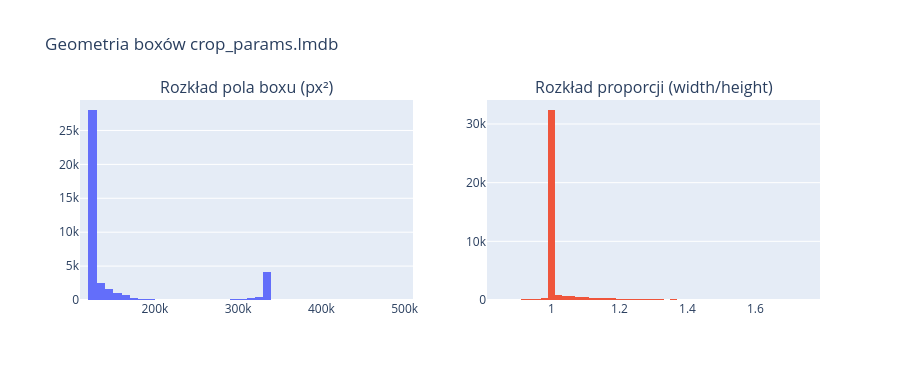

This figure's notebook cell:
### Markdown cell above
### Faza 6b — Jakość kadrowania (crop_params.lmdb)

Analiza geometryczna ramek z YOLO: pole powierzchni, proporcje, wartości paddingu.
Nie ma explicit 'confidence' — jakość wyprowadzamy z geometrii boxu.

### Code cell
import lmdb
import msgpack

LMDB_PATH = "./data/crop_params.lmdb"  # output of step 05

env = lmdb.open(LMDB_PATH, readonly=True, lock=False)
crop_data = []
with env.begin() as txn:
    for key_bytes, val_bytes in txn.cursor():
        key = key_bytes.decode()
        val = msgpack.unpackb(val_bytes)
        w = val["x_end"] - val["x_start"]
        h = val["y_end"] - val["y_start"]
        pad = val["padding"]
        total_pad = sum(pad.values())
        crop_data.append({
            "key": key,
            "box_width": w,
            "box_height": h,
            "box_area": w * h,
            "aspect_ratio": w / max(h, 1),  # width/height; typowy migający: ~0.5-0.7
            "total_padding": total_pad,
            "has_padding": total_pad > 0,
        })
env.close()

crop_df = pd.DataFrame(crop_data)
print(f"Kluczy w LMDB: {len(crop_df):,}")
print()

# Statystyki ogólne
print("Statystyki geometrii boxów:")
print(crop_df[["box_width", "box_height", "box_area", "aspect_ratio", "total_padding"]].describe().round(1).to_string())
print()

# Progi jakości — heurystyczne
AREA_LOW = 10_000   # ~100x100 px — zbyt małe
AREA_HIGH = 400_000 # ~600x600+ px — nieprawdopodobnie duże
AR_LOW, AR_HIGH = 0.25, 2.0  # poza typowym zakresem sylwetki

bad_area = ((crop_df["box_area"] < AREA_LOW) | (crop_df["box_area"] > AREA_HIGH)).sum()
bad_ar   = ((crop_df["aspect_ratio"] < AR_LOW) | (crop_df["aspect_ratio"] > AR_HIGH)).sum()
with_pad = crop_df["has_padding"].sum()

print(f"Podejrzane boksy (pole < {AREA_LOW:,} lub > {AREA_HIGH:,} px²): {bad_area} ({bad_area/len(crop_df)*100:.2f}%)")
print(f"Podejrzane proporcje (AR < {AR_LOW} lub > {AR_HIGH}):            {bad_ar}  ({bad_ar/len(crop_df)*100:.2f}%)")
print(f"Segmenty z paddingiem (≥1 bok):                                  {with_pad} ({with_pad/len(crop_df)*100:.1f}%)")
print()

# Jak wiele kluczy z train_selection pokrywa LMDB?
lmdb_keys = set(crop_df["key"])
train_keys = set(train_df["key"])
overlap = train_keys & lmdb_keys
missing = train_keys - lmdb_keys
print(f"Klucze w train_selection:        {len(train_keys):,}")
print(f"Klucze w LMDB:                   {len(lmdb_keys):,}")
print(f"Pokrycie (LMDB ∩ train):         {len(overlap):,} ({len(overlap)/len(train_keys)*100:.2f}%)")
print(f"Brakujące w LMDB (PRD: ~4 seg.): {len(missing)}")
if missing:
    print("  Przykłady:", list(missing)[:8])
print()

# Wizualizacja rozkładów
fig = make_subplots(
    rows=1, cols=2,
    subplot_titles=["Rozkład pola boxu (px²)", "Rozkład proporcji (width/height)"],
)
fig.add_trace(go.Histogram(x=crop_df["box_area"], nbinsx=50, name="Pole"), row=1, col=1)
fig.add_trace(go.Histogram(x=crop_df["aspect_ratio"], nbinsx=50, name="AR"), row=1, col=2)
fig.update_layout(title_text="Geometria boxów crop_params.lmdb", height=380, showlegend=False)
fig.show()

# Per-speaker crop stats (merge by key prefix video_id_segidx_side)
crop_df["speaker_key"] = crop_df["key"].apply(lambda k: "_".join(k.split("_")[:1]))
# Join with train_df on key to get speaker_id
crop_train = crop_df[crop_df["key"].isin(train_keys)].merge(
    train_df[["key", "speaker_id"]], on="key", how="left"
)
per_speaker_quality = crop_train.groupby("speaker_id").agg(
    n_segs=("key", "count"),
    mean_area=("box_area", "mean"),
    mean_ar=("aspect_ratio", "mean"),
    pct_padded=("has_padding", "mean"),
).round(1)
print("Statystyki jakości kadrowania per osoba migająca (top 15 wg udziału z paddingiem):")
print(per_speaker_quality.sort_values("pct_padded", ascending=False).head(15).to_string())

### Figure 1 — Plotly figure (JSON) as saved in the notebook; plotly's stock layout.template omitted (floating-point values rounded to 4 significant figures; data arrays with more than 128 entries replaced by an {"elided": "..."} marker saying what was removed)
{"data": [{"name": "Pole", "nbinsx": 50, "type": "histogram", "x": {"elided": "39813 int values"}, "xaxis": "x", "yaxis": "y"}, {"name": "AR", "nbinsx": 50, "type": "histogram", "x": {"elided": "39813 float values"}, "xaxis": "x2", "yaxis": "y2"}], "layout": {"annotations": [{"font": {"size": 16}, "showarrow": false, "text": "Rozkład pola boxu (px²)", "x": 0.225, "xanchor": "center", "xref": "paper", "y": 1, "yanchor": "bottom", "yref": "paper"}, {"font": {"size": 16}, "showarrow": false, "text": "Rozkład proporcji (width/height)", "x": 0.775, "xanchor": "center", "xref": "paper", "y": 1, "yanchor": "bottom", "yref": "paper"}], "height": 380, "showlegend": false, "title": {"text": "Geometria boxów crop_params.lmdb"}, "xaxis": {"anchor": "y", "domain": [0, 0.45]}, "xaxis2": {"anchor": "y2", "domain": [0.55, 1]}, "yaxis": {"anchor": "x", "domain": [0, 1]}, "yaxis2": {"anchor": "x2", "domain": [0, 1]}}}
